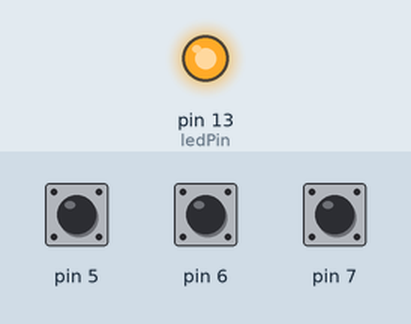
The sketch below on a simulated Arduino Uno, built with avr-gcc and run on an emulated ATmega328P. On the bench: output pins drawn as LEDs (lit = HIGH). Dashed ring = blinking. The test bench sets the inputs (shaded band); at power-on: pin 5 HIGH, pin 6 HIGH, pin 7 HIGH.

Above: at 1.2 s.
1.3 s: pin 5 pulled LOW for 1 s
At 1.67 s:
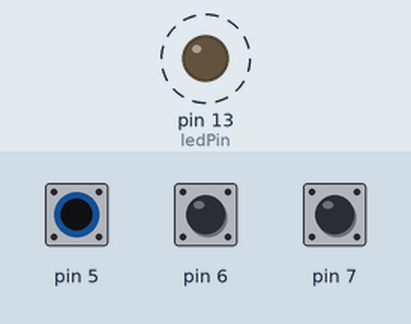
3.8 s: pin 6 pulled LOW for 3.2 s
At 8.6 s:
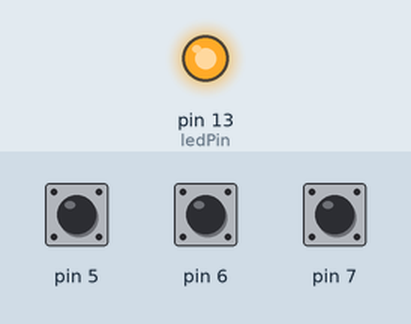
8.8 s: pin 5 pulled LOW for 3.2 s
At 9.42 s:
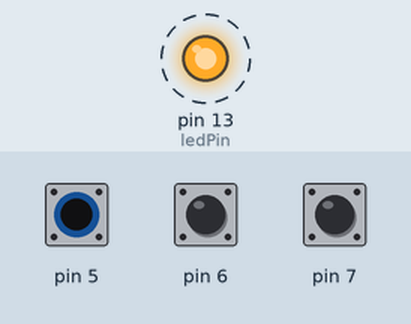
13.5 s: pin 7 pulled LOW for 0.15 s
At 15.3 s:
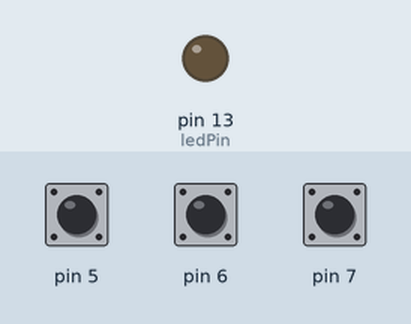
Timing chart, 0 to 17.0 s (numbered marks = the images above; inputs shaded):
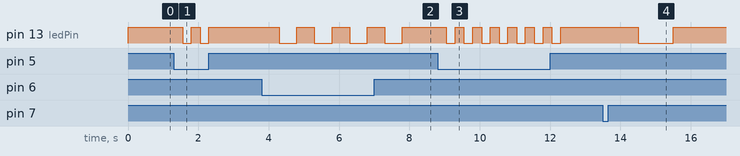

Measured:
- after the input at 1.3 s, pin 13 (ledPin): alternates HIGH for 0.25 s and LOW for 0.25 s, 4 changes in all, then stays HIGH, starting after 0.25 s
- after the input at 3.8 s, pin 13 (ledPin): alternates HIGH for 0.50 s and LOW for 0.50 s, starting after 0.50 s
- after the input at 8.8 s, pin 13 (ledPin): alternates HIGH for 0.25 s and LOW for 0.25 s, 14 changes in all, then stays HIGH, starting after 0.25 s
- after the input at 13.5 s, pin 13 (ledPin): HIGH → LOW after 1.0 s, → HIGH 1.0 s later

The sketch:

BlockingBlink.ino
```cpp
// Created by Jack Wilson 5/13/2020 for EE 352 lab 3, part 1
// The goal of this sketch is to make the built-in LED blink depending
//  on which pin it is connected to.
// Assumptions: only one pin is connected to ground at a time.

const int ledPin = 13;

void setup() {
  pinMode(7, INPUT_PULLUP);
  pinMode(6, INPUT_PULLUP);
  pinMode(5, INPUT_PULLUP);
  pinMode(ledPin, OUTPUT);
}

void loop() {
  digitalWrite(ledPin, HIGH);

  if (digitalRead(7) == LOW) {
    delay(1000);
    digitalWrite(ledPin, LOW);
    delay(1000);
  } else if (digitalRead(6) == LOW) {
    delay(500);
    digitalWrite(ledPin, LOW);
    delay(500);
  } else if (digitalRead(5) == LOW) {
    delay(250);
    digitalWrite(ledPin, LOW);
    delay(250);
  }
}
```
